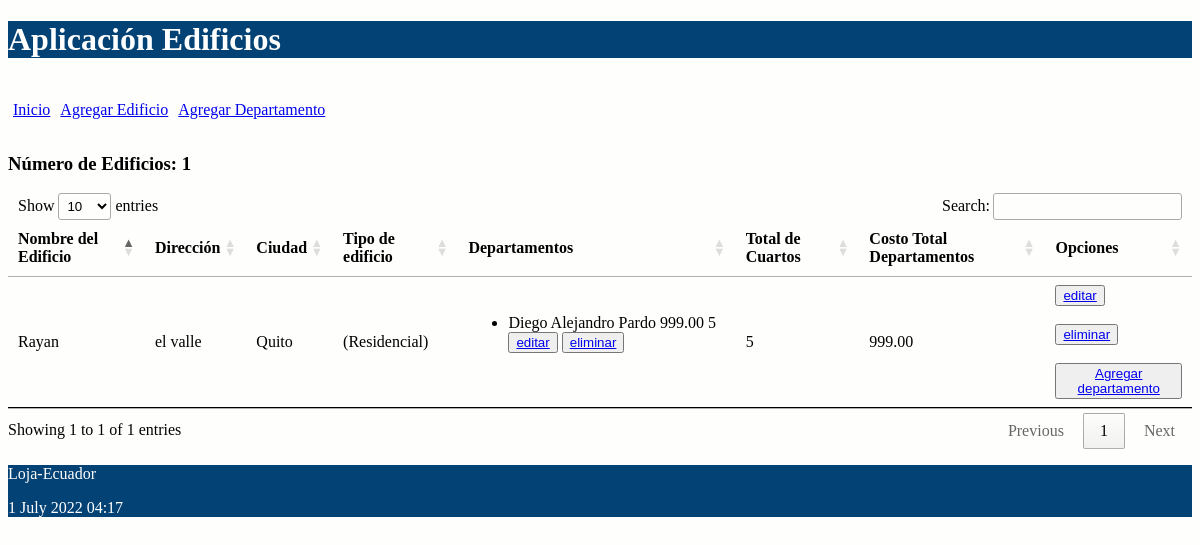
/, run on an earlier commit of the app's database.
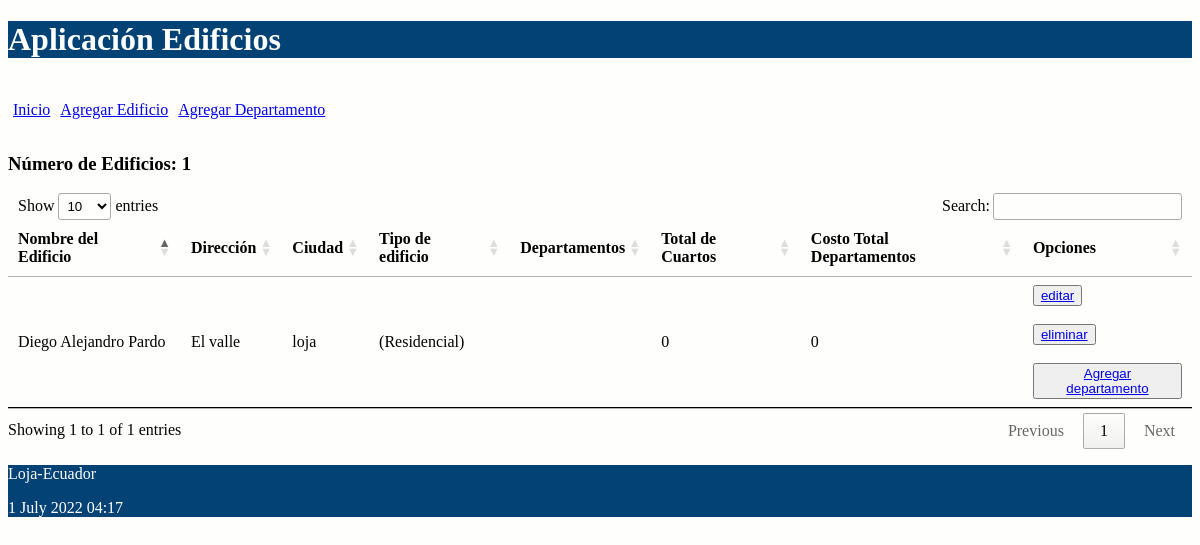
And on a later commit of the database.
### administrativo/models.py (models this page shows, shortened)
class Edificio(models.Model):
    tipo_edificio = (
    ('(Residencial)','residencial'),
    ('(Comercial)','comercial')
    )
    nombre = models.CharField(max_length=30)
    direccion = models.CharField(max_length=30)
    ciudad = models.CharField(max_length=30)
    tipo = models.CharField(max_length=30, choices = tipo_edificio)
    def obtener_costo_departametos(self):
        valor = [d.costo_dep for d in self.departamentos.all()]
        valor = sum(valor)
        return valor
    def obtener_cant_cuartos(self):
        valor = [d.num_cuartos for d in self.departamentos.all()]
        valor = sum(valor)
        return valor

class Departamento(models.Model):
    nombre_prop = models.CharField(max_length=100)
    costo_dep = models.DecimalField(max_digits=100, decimal_places=2)
    num_cuartos = models.IntegerField()
    edificio = models.ForeignKey(Edificio, on_delete=models.CASCADE,
            related_name="departamentos")
    def __str__(self):
        return "%s %s %d" % (self.nombre_prop,
                self.costo_dep,
                self.num_cuartos)

### administrativo/views.py (the view)
# urls.py: path('', views.index, name='index'),
def index(request):
    edificios = Edificio.objects.all()
    informacion_template = {'edificios': edificios, 'numero_edificios': len(edificios)}
    return render(request, 'index.html', informacion_template)

### administrativo/templates/index.html (shortened to what this page needs)
{% extends "master.html" %}
{% block content %}
<br>
<br>
<br>
<h3>Número de Edificios: {{ numero_edificios}}</h3>
<table id="tabla_datos">
  <thead>
    <tr>
      <th>Nombre del Edificio</th>
      <th>Dirección</th>
      <th>Ciudad</th>
      <th>Tipo de edificio</th>
      <th>Departamentos</th>
      <th>Total de Cuartos</th>
      <th>Costo Total Departamentos</th>
      <th>Opciones</th>
    </tr>
  </thead>
  {% for e in edificios %}
  <tr>
    <td>{{e.nombre}}</td>
    <td>{{e.direccion}}</td>
    <td>{{e.ciudad}}</td>
    <td>{{e.tipo}}</td>
    <td>
      <ul>
        {% for d in e.departamentos.all %}
        <li>
          <span>
            {{d}}
            <button><a href="{% url 'editar_departamento' d.id %}">editar</a></button>
            <button><a href="{% url 'eliminar_dep' d.id %}"> eliminar</a></button>
          </span>
        </li>
        {% endfor %}
      </ul>
      <br/>
    </td>
    <span><td>{{ e.obtener_cant_cuartos }}</td></span>
    <span><td>{{e.obtener_costo_departametos}}</td></span>
    <td>
      <button><a href="{% url 'editar_edificio' e.id %}">editar</a></button> <br/>
      <br>
      <button><a href="{% url 'eliminar_edificio' e.id %}">eliminar</a></button> <br/>
      <br>
      <button><a href="{% url 'crear_departamento_edificio' e.id %}"> Agregar departamento</a></button>
    </td>
  </tr>
  {% endfor %}
</table>
{% endblock %}

### administrativo/templates/master.html (shortened to what this page needs)
<!DOCTYPE html>
<html>
  <head>
    {% load static %}
    <link rel="stylesheet" type="text/css" href="{% static 'css/estilos.css' %}">
    <link rel="stylesheet" type="text/css" href="https://cdn.datatables.net/1.10.25/css/jquery.dataTables.min.css">
  </head>
  <body>
  <header>
    <h1>Aplicación Edificios </h1>
    <nav class="top_menu">
      <ul>
        <li><a href="{% url 'index' %}">Inicio</a></li>
        <li><a href="{% url 'crear_edificio' %}">Agregar Edificio</a></li>
        <li><a href="{% url 'crear_departamento' %}">Agregar Departamento</a></li>
      </ul>
    </nav>
  </header>
  <section>
      {% block content %}{% endblock %}
  </section>
  {% include 'footer.html' %}
  </body>
</html>
</html>

### administrativo/templates/footer.html
<footer>
    <p>Loja-Ecuador</p>
    <p>{% now "j F Y H:i" %}</p>
</footer>

### administrativo/static/css/estilos.css (style rules this page uses)
body { background: #FEFEFD; }
header { background: #034275; color: #FFF; }
section { width: 100%; }
th, td { padding: 15px; border-bottom: 1px solid black; }
.top_menu ul { list-style:none; float:left; padding: 5px; width:99%; }
.top_menu ul li { float:left; margin-right:10px; margin-bottom:5px; color: #FFF; }
footer { background: #034275; color: #FFF; }

What changed in the data, as far as the page shows it:
removed Edificio: nombre "Rayan", direccion "el valle", ciudad "Quito", tipo "(Residencial)", obtener_cant_cuartos "5", obtener_costo_departametos "999.00"
removed Departamento: nombre_prop+costo_dep+num_cuartos "Diego Alejandro Pardo 999.00 5"
added Edificio: nombre "Diego Alejandro Pardo", direccion "El valle", ciudad "loja", tipo "(Residencial)", obtener_cant_cuartos "0", obtener_costo_departametos "0"
